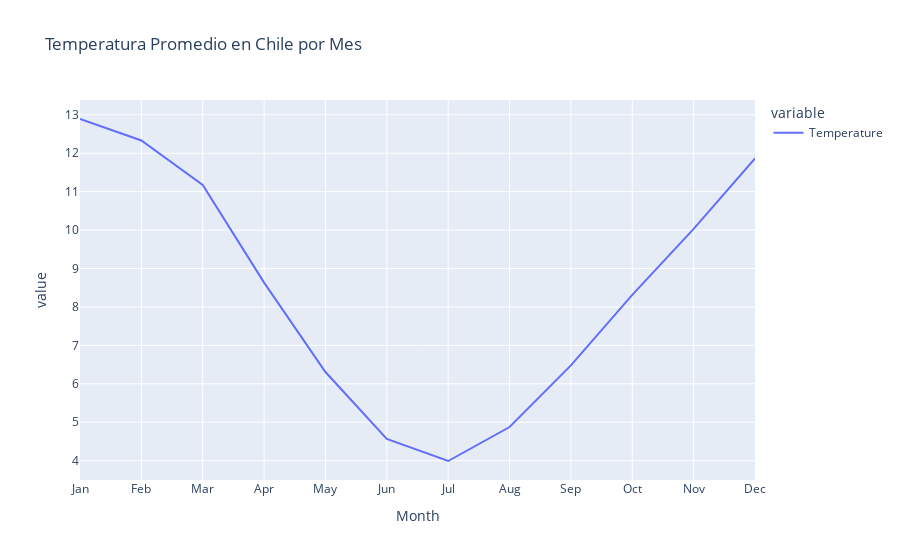

The notebook cell this image was saved under:
### Code cell
px.line(
    t_chile_prom_mes['Temperature'],
    title='Temperatura Promedio en Chile por Mes',
)

### Figure 1 — Plotly figure (JSON) as saved in the notebook; plotly's stock layout.template omitted (floating-point values rounded to 4 significant figures)
{"data": [{"hovertemplate": "variable=Temperature<br>Month=%{x}<br>value=%{y}<extra></extra>", "legendgroup": "Temperature", "line": {"color": "#636efa", "dash": "solid"}, "marker": {"symbol": "circle"}, "mode": "lines", "name": "Temperature", "orientation": "v", "showlegend": true, "type": "scatter", "x": ["Jan", "Feb", "Mar", "Apr", "May", "Jun", "Jul", "Aug", "Sep", "Oct", "Nov", "Dec"], "xaxis": "x", "y": [12.89, 12.33, 11.18, 8.633, 6.305, 4.567, 3.991, 4.874, 6.479, 8.313, 10.03, 11.86], "yaxis": "y"}], "layout": {"autosize": true, "legend": {"title": {"text": "variable"}, "tracegroupgap": 0}, "title": {"text": "Temperatura Promedio en Chile por Mes"}, "xaxis": {"anchor": "y", "autorange": true, "domain": [0, 1], "range": [0, 11], "title": {"text": "Month"}, "type": "category"}, "yaxis": {"anchor": "x", "autorange": true, "domain": [0, 1], "range": [3.496, 13.38], "title": {"text": "value"}, "type": "linear"}}}
